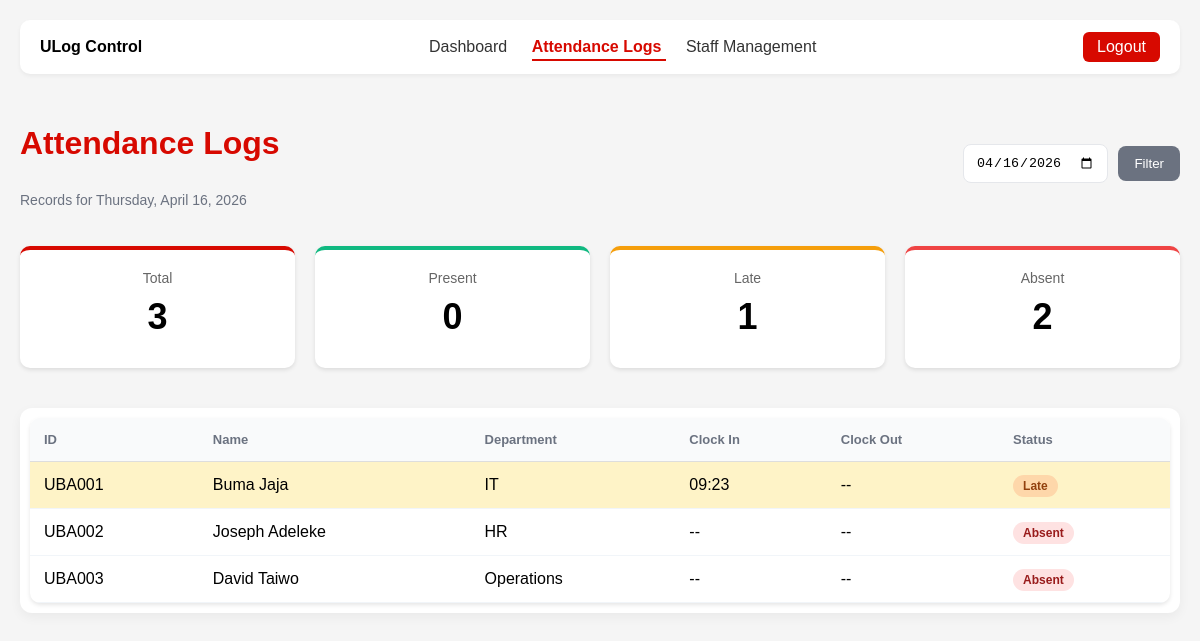
Page /control/logs/ (signed in) on the earlier database version.
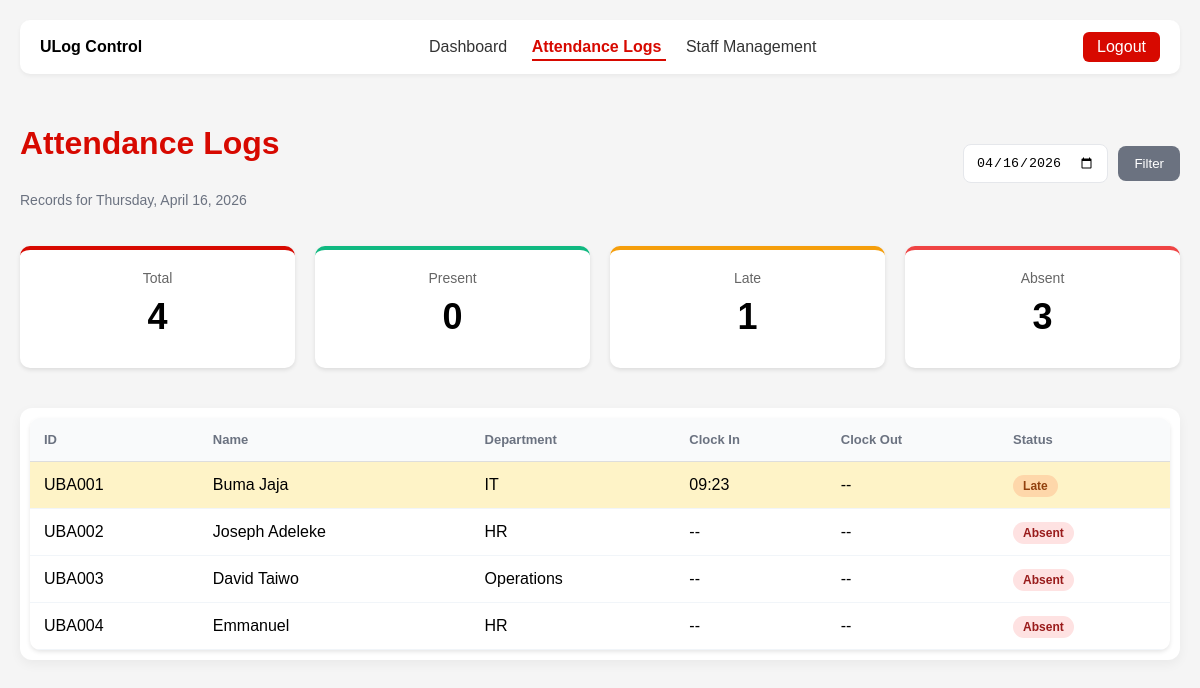
Same page on the later database version.
### apps/core/models.py (models this page shows, shortened)
class Staff(models.Model):
    DEPARTMENT_CHOICES = [
        ("operations", "Operations"),
        ("it", "IT"),
        ("hr", "HR"),
        ("finance", "Finance"),
        ("retail", "Retail Banking"),
    ]
    staff_id = models.CharField(
        max_length=10,
        unique=True,
        validators=[
            RegexValidator(
                regex=r'^UBA\d{3}$',
                message="Staff ID must be like UBA001"
            )
        ]
    )
    full_name = models.CharField(max_length=100)
    email = models.EmailField(unique=True)
    department = models.CharField(
        max_length=50,
        choices=DEPARTMENT_CHOICES,
        default="operations"
    )
    is_active = models.BooleanField(default=True)

class Attendance(models.Model):
    STATUS_CHOICES = [
        ("present", "Present"),
        ("late", "Late"),
        ("absent", "Absent"),
    ]
    staff = models.ForeignKey(Staff, on_delete=models.CASCADE)
    date = models.DateField(default=timezone.now)
    clock_in = models.DateTimeField(null=True, blank=True)
    clock_out = models.DateTimeField(null=True, blank=True)
    status = models.CharField(
        max_length=10,
        choices=STATUS_CHOICES,
        default="absent"
    )
    class Meta:
        ordering = ['-date']

### apps/accounts/decorators.py (the view)
    def wrapper(request, *args, **kwargs):
        if not request.session.get("is_authenticated"):
            return redirect("/login/")
        return view_func(request, *args, **kwargs)

### templates/dashboard/logs.html (shortened to what this page needs)
{% extends "base.html" %}
{% block content %}
<div class="logs-header">
  <div>
    <h1>Attendance Logs</h1>
    <p class="logs-sub">Records for {{ selected_date|date:"l, F j, Y" }}</p>
  </div>
  <form method="GET" class="date-filter">
    <input type="date" name="date" value="{{ selected_date|date:'Y-m-d' }}" />
    <button type="submit" class="btn-secondary">Filter</button>
  </form>
</div>
<div class="stats-grid">
  <div class="stat-card total">
    <div class="stat-label">Total</div>
    <div class="stat-number">{{ total }}</div>
  </div>
  <div class="stat-card present">
    <div class="stat-label">Present</div>
    <div class="stat-number">{{ present }}</div>
  </div>
  <div class="stat-card late">
    <div class="stat-label">Late</div>
    <div class="stat-number">{{ late }}</div>
  </div>
  <div class="stat-card absent">
    <div class="stat-label">Absent</div>
    <div class="stat-number">{{ absent }}</div>
  </div>
</div>
<div class="table-card">
  <table class="attendance-table">
    <thead>
      <tr>
        <th>ID</th>
        <th>Name</th>
        <th>Department</th>
        <th>Clock In</th>
        <th>Clock Out</th>
        <th>Status</th>
      </tr>
    </thead>
    <tbody>
      {% for r in table_data %}
      <tr class="{% if r.status == 'late' %}late-row{% endif %}">
        <td>{{ r.staff.staff_id }}</td>
        <td>{{ r.staff.full_name }}</td>
        <td>{{ r.staff.get_department_display }}</td>
        <td>{{ r.clock_in|time:"H:i"|default:"--" }}</td>
        <td>{{ r.clock_out|time:"H:i"|default:"--" }}</td>
        <td>
          <span class="status-badge status-{{ r.status }}">
            {{ r.status|title }}
          </span>
        </td>
      </tr>
      {% empty %}
      <tr>
        <td colspan="6" class="empty">No attendance records for this date</td>
      </tr>
      {% endfor %}
    </tbody>
  </table>
</div>
{% endblock %}

### templates/base.html (shortened to what this page needs)
{% load static %}
<!doctype html>
<html>
  <head>
    <link rel="stylesheet" href="{% static 'css/dashboard.css' %}" />
  </head>
  <body>
    {% include "partials/_nav.html" %}
    <div class="container">{% block content %} {% endblock %}</div>
  </body>
</html>

### templates/partials/_nav.html
<nav class="navbar">
  <div class="nav-left">
    <strong>ULog Control</strong>
  </div>
  <div class="nav-links">
    <a
      href="/control/"
      class="{% if active_page == 'dashboard' %}active{% endif %}"
    >
      Dashboard
    </a>
    <a
      href="/control/logs/"
      class="{% if active_page == 'logs' %}active{% endif %}"
    >
      Attendance Logs
    </a>
    <a
      href="/control/staff/"
      class="{% if active_page == 'staff' %}active{% endif %}"
    >
      Staff Management
    </a>
  </div>
  <div class="nav-right">
    <a href="/logout/" class="logout-btn">Logout</a>
  </div>
</nav>

### static/css/dashboard.css (style rules this page uses)
body { font-family: Arial, sans-serif; margin: 0; padding: 20px; background: #f5f5f5; }
.container { max-width: 1200px; margin: 0 auto; }
h1 { color: #d70900; margin-bottom: 30px; }
.stats-grid { display: grid; grid-template-columns: repeat(4, 1fr); gap: 20px; margin-bottom: 40px; }
.stat-card { background: white; padding: 20px; border-radius: 10px; box-shadow: 0 2px 4px rgba(0, 0, 0, 0.1); text-align: center; }
.stat-number { font-size: 36px; font-weight: bold; margin: 10px 0; }
.stat-label { color: #666; font-size: 14px; }
.present { border-top: 4px solid #10b981; }
.absent { border-top: 4px solid #ef4444; }
.late { border-top: 4px solid #f59e0b; }
.total { border-top: 4px solid #d70900; }
table { width: 100%; background: white; border-radius: 10px; overflow: hidden; box-shadow: 0 2px 4px rgba(0, 0, 0, 0.1); }
th, td { padding: 12px; text-align: left; border-bottom: 1px solid #ddd; }
th { background: #f8f9fa; font-weight: bold; }
.status-badge { padding: 4px 8px; border-radius: 4px; font-size: 12px; font-weight: bold; }
.status-late { background: #fed7aa; color: #92400e; }
.status-absent { background: #fee2e2; color: #991b1b; }
.navbar { display: flex; justify-content: space-between; align-items: center; background: white; padding: 12px 20px; margin-bottom: 30px; border-radius: 10px; box-shadow: 0 2px 4px rgba(0, 0, 0, 0.05); }
.nav-links a { margin-left: 20px; text-decoration: none; color: #333; font-weight: 500; }
.nav-links a.active { color: #d70900; font-weight: bold; border-bottom: 2px solid #d70900; padding-bottom: 4px; }
.nav-right { display: flex; align-items: center; }
.logout-btn { background: #d70900; color: white !important; padding: 6px 14px; border-radius: 6px; text-decoration: none; }
.logs-header { display: flex; justify-content: space-between; align-items: center; margin-bottom: 24px; flex-wrap: wrap; gap: 16px; }
.logs-sub { color: #6b7280; font-size: 14px; }
.date-filter { display: flex; gap: 10px; align-items: center; }
.date-filter input { padding: 10px 12px; border: 1px solid #e5e7eb; border-radius: 8px; }
.btn-secondary { padding: 10px 16px; background: #6b7280; color: white; border: none; border-radius: 8px; cursor: pointer; }
.table-card { background: white; border-radius: 12px; padding: 10px; box-shadow: 0 4px 12px rgba(0, 0, 0, 0.05); }
.attendance-table { width: 100%; border-collapse: collapse; }
.attendance-table th { text-align: left; padding: 14px; font-size: 13px; color: #6b7280; background: #f9fafb; }
.attendance-table td { padding: 14px; border-bottom: 1px solid #f1f5f9; }
.late-row { background: #fef3c7; }
.status-badge { padding: 4px 10px; border-radius: 20px; font-size: 12px; font-weight: 600; }

Differences in the rows shown:
added Staff: staff.staff_id "UBA004", staff.full_name "Emmanuel", staff.department "HR", clock_in "--", clock_out "--", status "Absent"
Other differences:
{{ total }}: "3" → "4"
{{ absent }}: "2" → "3"
